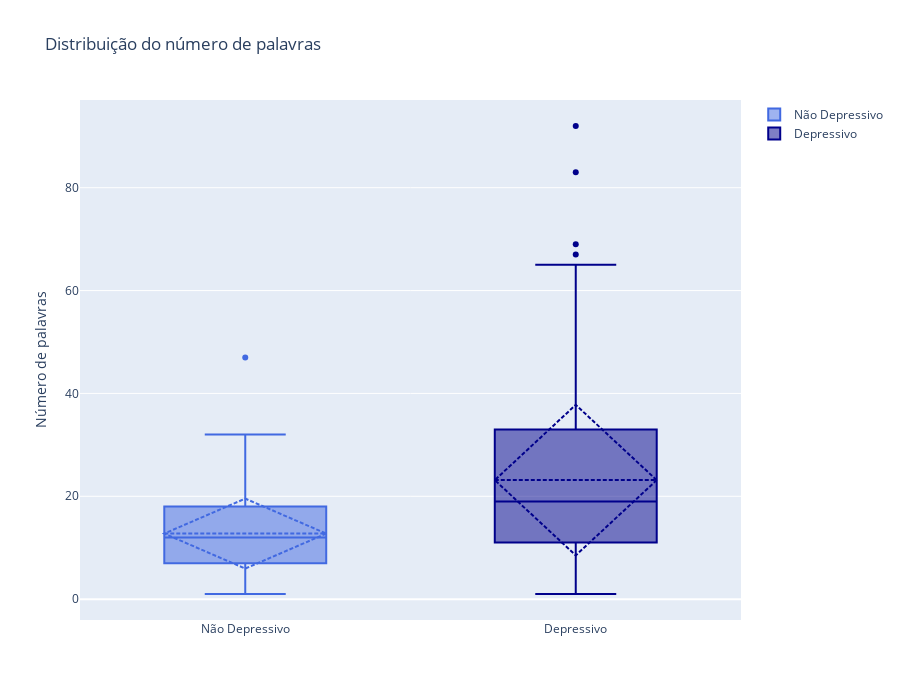

The notebook cell this image was saved under:
### Code cell
fig = go.Figure()

fig.add_trace(go.Box(
    y=dados[dados['label']==0]['num_palavras'],
    name='Não Depressivo',
    marker_color='royalblue',
    boxmean='sd' # represent mean and standard deviation
))

fig.add_trace(go.Box(
    y=dados[dados['label']==1]['num_palavras'],
    name='Depressivo',
    marker_color='darkblue',
    boxmean='sd' # represent mean and standard deviation
))

fig.update_layout(
    title='Distribuição do número de palavras',
    yaxis_title='Número de palavras',
    width = 900,
    height = 700
)

fig.show()

### Figure 1 — Plotly figure (JSON) as saved in the notebook; plotly's stock layout.template omitted (floating-point values rounded to 4 significant figures; data arrays with more than 128 entries replaced by an {"elided": "..."} marker saying what was removed)
{"data": [{"boxmean": "sd", "marker": {"color": "royalblue"}, "name": "Não Depressivo", "type": "box", "y": {"elided": "8000 int values"}}, {"boxmean": "sd", "marker": {"color": "darkblue"}, "name": "Depressivo", "type": "box", "y": {"elided": "2314 int values"}}], "layout": {"height": 700, "title": {"text": "Distribuição do número de palavras"}, "width": 900, "yaxis": {"title": {"text": "Número de palavras"}}}}
